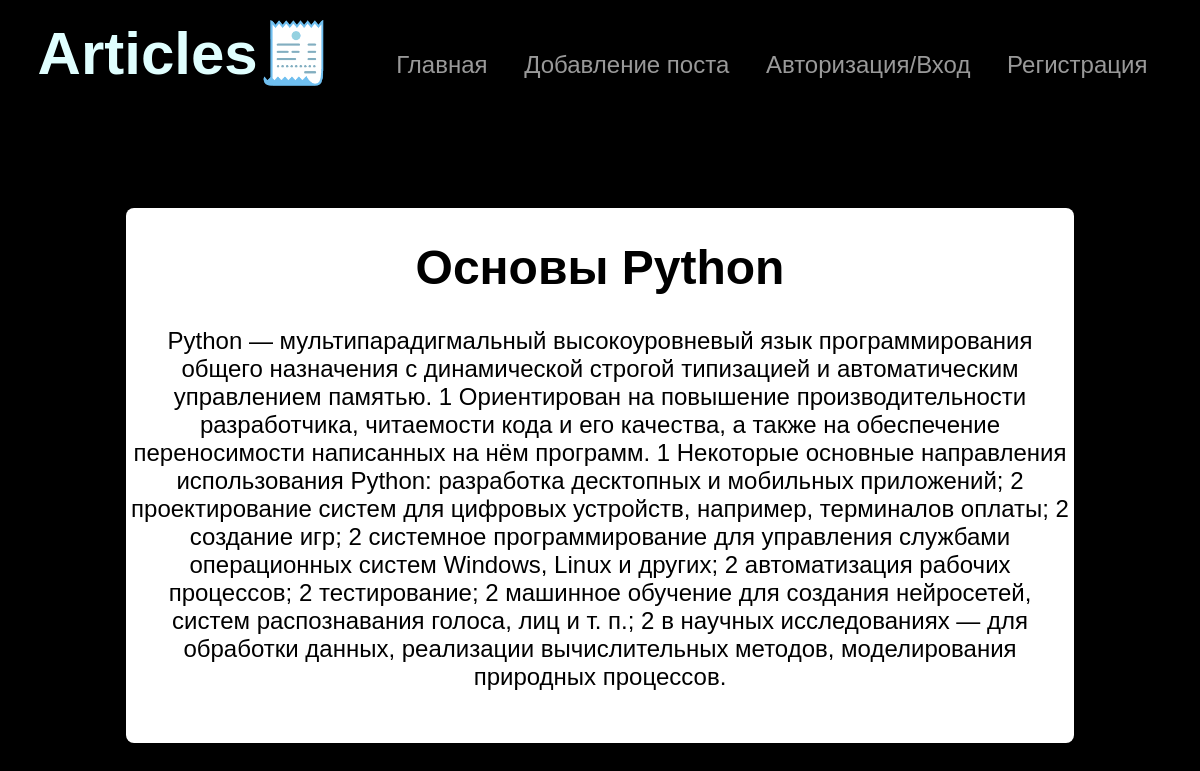
/post/1, run on the app's committed database.
### app.py (models this page shows)
class Post(db.Model):
    id = db.Column(db.Integer, primary_key=True)
    title = db.Column(db.String(300), nullable=False)
    text = db.Column(db.Text, nullable=False)
    photo_path = db.Column(db.Text)
    category = db.Column(db.String(100), nullable=False)

### app.py (the view)
@app.route('/post/<int:id>')
def hello(id):
    post2 = Post.query.get_or_404(id)
    return render_template('post.html', post=post2)

### templates/post.html (shortened to what this page needs)
{% extends 'main_html.html' %}
{% block body %}
    <div class="post-container">
        <div class="text-section">
            <h1>
                {{post.title}}
            </h1>
            <p>
                {{post.text}}
            </p>
        </div><br>
    </div>
{% endblock %}

### static/css/style.css (style rules this page uses)
body { color: white; background-color: black; text-align: center; font-family: 'Arial'; font-size: 24px; }

### data on the page
Post: title "Основы Python", text "Python — мультипарадигмальный высокоуровневый язык программирования общего назначения с динамической строгой типизацией и автоматическим управлением памятью. 1 Ориентирован на повышение производительности разработчика, читаемости кода и его качества, а также на обеспечение переносимости написанных на нём программ. 1 Некоторые основные направления использования Python: разработка десктопных и мобильных приложений; 2 проектирование систем для цифровых устройств, например, терминалов оплаты; 2 создание игр; 2 системное программирование для управления службами операционных систем Windows, Linux и других; 2 автоматизация рабочих процессов; 2 тестирование; 2 машинное обучение для создания…"
